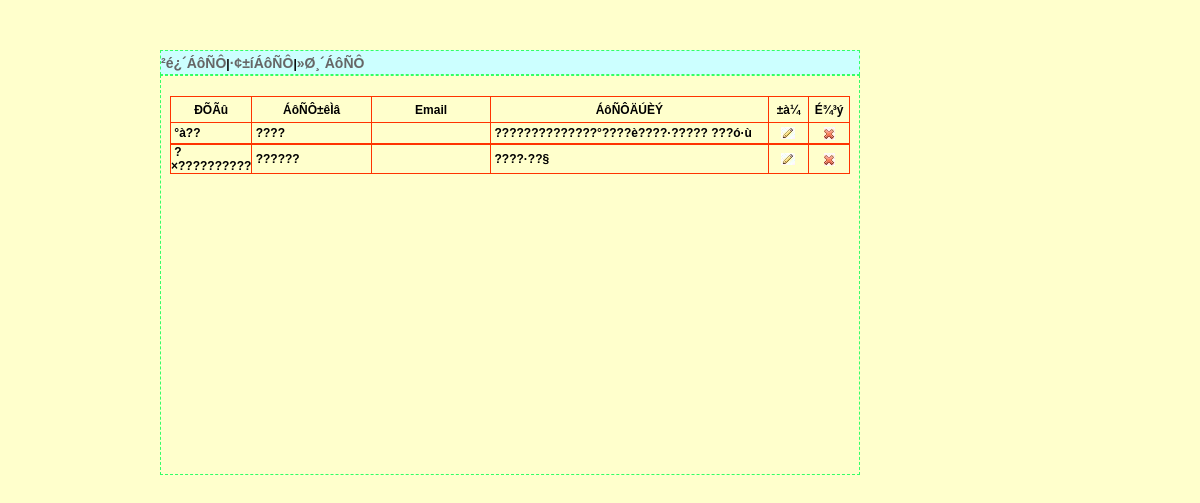
Page /ssgl/admin/liub.php (signed in) on the committed database.
### tables this page shows
CREATE TABLE `users` (
  `name` varchar(20) NOT NULL default '',
  `bt` varchar(20) NOT NULL default '',
  `email` varchar(20) NOT NULL default '',
  `nr` text NOT NULL,
  UNIQUE KEY `name` (`name`)
);

### ssgl/admin/liub.php (the view, shortened to what this page needs)
<!DOCTYPE html PUBLIC "-//W3C//DTD XHTML 1.0 Transitional//EN" "http://www.w3.org/TR/xhtml1/DTD/xhtml1-transitional.dtd">
<html xmlns="http://www.w3.org/1999/xhtml">
<head>
<link href="css.css" rel="stylesheet" type="text/css" />
</head>
<body>
<table width="700" height="25" border="0" cellpadding="0" cellspacing="0" class="border1">
  <tr>
    <th scope="col" align="center" valign="middle" class="lj"><div align="left"><a href="index.php">²é¿´ÁôÑÔ</a>|<a href="add.php">·¢±íÁôÑÔ</a>|<a href="admin.php">»Ø¸´ÁôÑÔ</a></div></th>
  </tr>
</table>
<table width="700" height="400" border="0" cellpadding="0" cellspacing="0" class="border2">
  <tr>
    <th scope="col" align="left" valign="top"><table width="680" border="0" align="center" cellpadding="0" cellspacing="0">
      <tr>
        <th scope="col" height="20"></th>
      </tr>
    </table>
	<table width="680" border="0" align="center" cellpadding="0" cellspacing="0">
      <tr>
        <td width="80" height="25" align="center" class="bk" scope="col">ÐÕÃû</td>
        <td width="120" align="center" class="bk" scope="col">ÁôÑÔ±êÌâ</td>
        <td width="120" align="center" class="bk" scope="col">Email</td>
        <td width="280" align="center" class="bk" scope="col">ÁôÑÔÄÚÈÝ</td>
        <td width="40" align="center" class="bk" scope="col">±à¼­</td>
        <td width="40" align="center" class="bk1" scope="col">É¾³ý</td>
      </tr>
	  <?php
		$sql="select * from users";
		$result=mysql_query($sql);
		while($row=mysql_fetch_array($result)){
	  ?>
      <tr>
        <td width="80" height="20" class="bk2" align="left">&nbsp;<?php echo $row["name"];?></td>
        <td class="bk2" align="left">&nbsp;<?php echo $row["bt"];?></td>
        <td class="bk2" align="left">&nbsp;<?php echo $row["email"];?></td>
        <td class="bk2" align="left">&nbsp;<?php echo $row["nr"];?></td>
        <td class="bk2" align="center"><a href="liub_edit.php?name=<?php echo $row["name"];?>"><img src="images/edit-sml.jpg" border="0"/></a></td>
        <td class="bk3" align="center"><a href="liub_del.php?name=<?php echo $row["name"];?>" onclick="return confirm('ÄúÕæµÄÒªÉ¾³ýÁôÑÔÂð£¿');"><img src="images/del-sml.jpg" border="0" /></a></td>
      </tr>
	  <?php
	  }
	  ?>
    </table>
	</th>
  </tr>
</table>
</body>
</html>

### ssgl/admin/css.css (style rules this page uses)
body { background-color: #FFFFCC; margin-left:160px; margin-top:50px; margin-right:auto; margin-bottom:auto; }
.border1 { font-family:Verdana, Arial, Helvetica, sans-serif; font-size:12px; border:#33FF66 1px dashed; background-color: #CCFFFF; }
.border2 { font-family:Verdana, Arial, Helvetica, sans-serif; font-size:12px; border:#33FF66 1px dashed; }
.bk { border-left:#FF3300 1px solid; border-top:#FF3300 1px solid; font-family:Verdana, Arial, Helvetica, sans-serif; font-size:12px; }
.bk1 { border-left:#FF3300 1px solid; border-top:#FF3300 1px solid; border-right:#FF3300 1px solid; font-family:Verdana, Arial, Helvetica, sans-serif; font-size:12px; }
.bk2 { border:#FF3300 1px solid; border-right:none; }
.bk3 { border:#FF3300 1px solid; }
.lj a:link { font-family:Verdana, Arial, Helvetica, sans-serif; font-size:14px; color:#666666; text-decoration: none; }

### rows in the picture
users: name "°à??", bt "????", nr "??????????????°????è????·????? ???ó·ù"
users: name "?×??????????", bt "??????", nr "????·??§"
